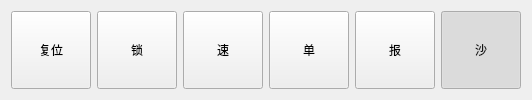
    <widget class="QWidget" name="tab">
     <attribute name="title">
      <string>运行</string>
     </attribute>
     <layout class="QHBoxLayout" name="horizontalLayout_2">
      <item>
       <widget class="QMdPushButton" name="qMdPushButton_5">
        <property name="sizePolicy">
         <sizepolicy hsizetype="Minimum" vsizetype="Expanding">
          <horstretch>0</horstretch>
          <verstretch>0</verstretch>
         </sizepolicy>
        </property>
        <property name="focusPolicy">
         <enum>Qt::NoFocus</enum>
        </property>
        <property name="text">
         <string>复位</string>
        </property>
        <property name="icon">
         <iconset resource="resouce.qrc">
          <normaloff>:/image/resource/1a.png</normaloff>
          <normalon>:/image/resource/1h.png</normalon>:/image/resource/1a.png</iconset>
        </property>
        <property name="iconSize">
         <size>
          <width>48</width>
          <height>48</height>
         </size>
        </property>
        <property name="shortcut">
         <string>F1</string>
        </property>
        <property name="checkable">
         <bool>true</bool>
        </property>
        <property name="checked">
         <bool>false</bool>
        </property>
       </widget>
      </item>
      <item>
       <widget class="QMdPushButton" name="qMdPushButton_6">
        <property name="sizePolicy">
         <sizepolicy hsizetype="Minimum" vsizetype="Expanding">
          <horstretch>0</horstretch>
          <verstretch>0</verstretch>
         </sizepolicy>
        </property>
        <property name="focusPolicy">
         <enum>Qt::NoFocus</enum>
        </property>
        <property name="text">
         <string>锁</string>
        </property>
        <property name="icon">
         <iconset resource="resouce.qrc">
          <normaloff>:/image/resource/1i.png</normaloff>
          <normalon>:/image/resource/1b.png</normalon>:/image/resource/1i.png</iconset>
        </property>
        <property name="iconSize">
         <size>
          <width>48</width>
          <height>48</height>
         </size>
        </property>
        <property name="shortcut">
         <string>F2</string>
        </property>
        <property name="checkable">
         <bool>true</bool>
        </property>
       </widget>
      </item>
      <item>
       <widget class="QMdPushButton" name="qMdPushButton_8">
        <property name="sizePolicy">
         <sizepolicy hsizetype="Minimum" vsizetype="Expanding">
          <horstretch>0</horstretch>
          <verstretch>0</verstretch>
         </sizepolicy>
        </property>
        <property name="focusPolicy">
         <enum>Qt::NoFocus</enum>
        </property>
        <property name="text">
         <string>速</string>
        </property>
        <property name="icon">
         <iconset resource="resouce.qrc">
          <normaloff>:/image/resource/1j.png</normaloff>
          <normalon>:/image/resource/1c.png</normalon>:/image/resource/1j.png</iconset>
        </property>
        <property name="iconSize">
         <size>
          <width>48</width>
          <height>48</height>
         </size>
        </property>
        <property name="shortcut">
         <string>F3</string>
        </property>
        <property name="checkable">
         <bool>true</bool>
        </property>
       </widget>
      </item>
      <item>
       <widget class="QMdPushButton" name="qMdPushButton_9">
        <property name="sizePolicy">
         <sizepolicy hsizetype="Minimum" vsizetype="Expanding">
          <horstretch>0</horstretch>
          <verstretch>0</verstretch>
         </sizepolicy>
        </property>
        <property name="focusPolicy">
         <enum>Qt::NoFocus</enum>
        </property>
        <property name="text">
         <string>单</string>
        </property>
        <property name="icon">
         <iconset resource="resouce.qrc">
          <normaloff>:/image/resource/1k.png</normaloff>
          <normalon>:/image/resource/1d.png</normalon>:/image/resource/1k.png</iconset>
        </property>
        <property name="iconSize">
         <size>
          <width>48</width>
          <height>48</height>
         </size>
        </property>
        <property name="shortcut">
         <string>F4</string>
        </property>
        <property name="checkable">
         <bool>true</bool>
        </property>
       </widget>
      </item>
      <item>
       <widget class="QMdPushButton" name="qMdPushButton_10">
        <property name="sizePolicy">
         <sizepolicy hsizetype="Minimum" vsizetype="Expanding">
          <horstretch>0</horstretch>
          <verstretch>0</verstretch>
         </sizepolicy>
        </property>
        <property name="focusPolicy">
         <enum>Qt::NoFocus</enum>
        </property>
        <property name="text">
         <string>报</string>
        </property>
        <property name="icon">
         <iconset resource="resouce.qrc">
          <normaloff>:/image/resource/1l.png</normaloff>
          <normalon>:/image/resource/1e.png</normalon>:/image/resource/1l.png</iconset>
        </property>
        <property name="iconSize">
         <size>
          <width>48</width>
          <height>48</height>
         </size>
        </property>
        <property name="shortcut">
         <string>F5</string>
        </property>
        <property name="checkable">
         <bool>true</bool>
        </property>
       </widget>
      </item>
      <item>
       <widget class="QMdPushButton" name="qMdPushButton_11">
        <property name="sizePolicy">
         <sizepolicy hsizetype="Minimum" vsizetype="Expanding">
          <horstretch>0</horstretch>
          <verstretch>0</verstretch>
         </sizepolicy>
        </property>
        <property name="focusPolicy">
         <enum>Qt::NoFocus</enum>
        </property>
        <property name="layoutDirection">
         <enum>Qt::LeftToRight</enum>
        </property>
        <property name="autoFillBackground">
         <bool>false</bool>
        </property>
        <property name="text">
         <string>沙</string>
        </property>
        <property name="icon">
         <iconset resource="resouce.qrc">
          <normaloff>:/image/resource/1m.png</normaloff>
          <normalon>:/image/resource/1f.png</normalon>:/image/resource/1m.png</iconset>
        </property>
        <property name="iconSize">
         <size>
          <width>48</width>
          <height>48</height>
         </size>
        </property>
        <property name="shortcut">
         <string>F6</string>
        </property>
        <property name="checkable">
         <bool>true</bool>
        </property>
        <property name="checked">
         <bool>true</bool>
        </property>
       </widget>
      </item>
     </layout>
    </widget>
